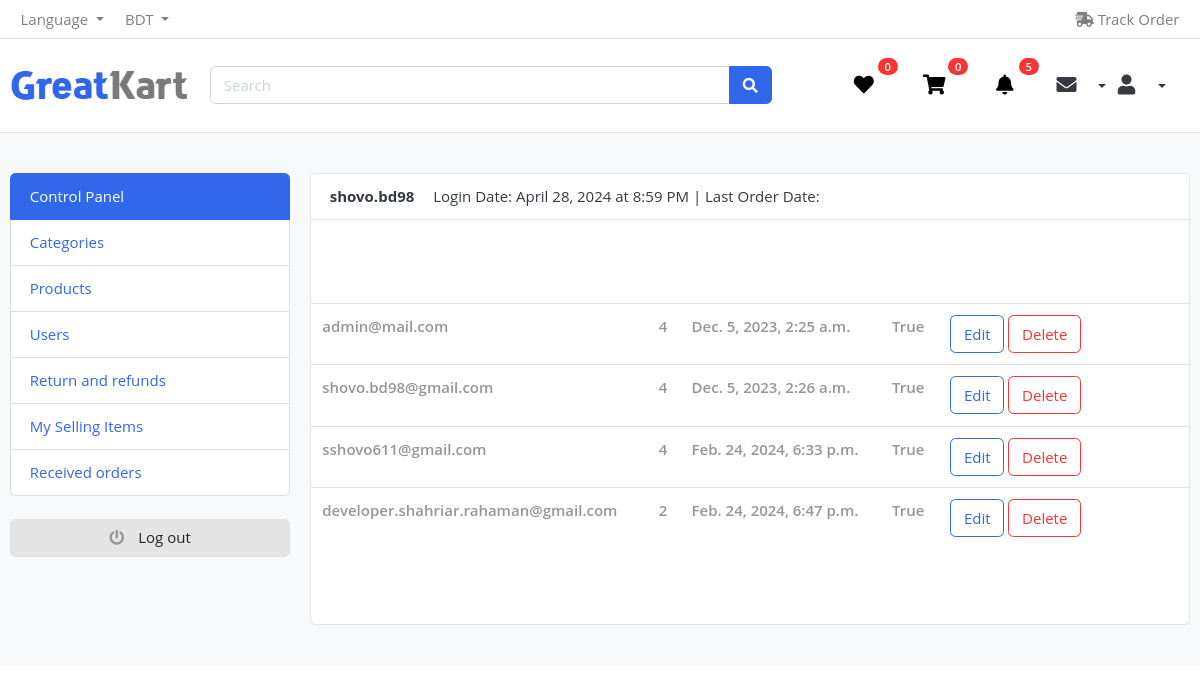
/admin_panel/user_list/ (signed in), run on the app's committed database.
### user_auth/models/user.py (models this page shows, shortened)
class User(AbstractBaseUser, PermissionsMixin):
    ADMIN = 1
    CUSTOMER = 2
    MALE = 1
    FEMALE = 2
    GOOGLE_SIGNUP=1
    GITHUB_SIGNUP=2
    FACEBOOK_SIGNUP=3
    SITE_SIGNUP =4
    ROLE_CHOOSED    =   ((ADMIN, 'admin'),(CUSTOMER, 'customer'),)
    GENDER_CHOOSED  =   ((MALE, 'male'),(FEMALE, 'female'))
    SIGNUP_PLATFORM =   ((GOOGLE_SIGNUP,'Login from Google'),(GITHUB_SIGNUP, 'Login from Github'),(FACEBOOK_SIGNUP,'Login from Facebook'),(SITE_SIGNUP,'Login'),)
    first_name      =   models.CharField(max_length=50, null=True, blank=True)
    last_name       =   models.CharField(max_length=50, null=True, blank=True)
    username        =   models.CharField(max_length=50, unique=True)
    email           =   models.EmailField(max_length=100, unique=True)
    role            =   models.PositiveSmallIntegerField(choices=ROLE_CHOOSED,
                                                                              blank=True, null=True)
    gender_choosed  =   models.PositiveSmallIntegerField(choices=GENDER_CHOOSED,
                                                                              blank=True, null=True)
    sign_up_platform=   models.PositiveSmallIntegerField(choices=SIGNUP_PLATFORM,
                                                                              blank=True, null=True)
    date_joined     =   models.DateTimeField(auto_now_add=True)
    last_login      =   models.DateTimeField(auto_now_add=True)
    created_date    =   models.DateTimeField(auto_now_add=True)
    modify_date     =   models.DateTimeField(auto_now=True)
    is_admin        =   models.BooleanField(default=False)
    is_staff        =   models.BooleanField(default=False)
    is_active       =   models.BooleanField(default=False)
    is_superuser    =   models.BooleanField(default=False)
    USERNAME_FIELD  =   'email'
    objects         =  UserManager()

### admin_panel/views/user/fatch_user.py (the view)
# urls.py: path('user_list/', fatch_user, name='fatch_user'),
def fatch_user(request):
    fatch_all_user = User.objects.all()
    context={
        'users' :fatch_all_user
    }
    return render(request, 'admin/dashboard/user/fatch_user.html', context=context)

### cart/templatetags/cart_tag.py (called while the page is built)
@register.filter
def cart_total(user):
    cart_total_item = Cart_Item.objects.filter(cart__user=user, cart__is_paid=False)
    return cart_total_item.count()

@register.filter
def wish_list_total(user):
    wishlist_total_item = Wish_List.objects.filter(user=user, is_added=True)
    return wishlist_total_item.count()

### chat_notification/context_processor.py (called while the page is built)
def  notification_context_processor(request):
    all_notification = Notification.objects.all()
    return {'all_notification': all_notification}

### product_categories/views/brand_context_processor.py (called while the page is built)
def brands(request):
    brand_name = Product_Brand.objects.all()
    return {'brand_name': brand_name}

### product_categories/views/category_context_processors.py (called while the page is built)
def categories(request):
    category_name = Product_Categories.objects.all()
    return {'category_name' : category_name}

### system_setting/models/contact.py (called while the page is built)
    def __str__(self) -> str:
        return self.country_name

### system_setting/views/contact_and_details.py (called while the page is built)
def contact_and_details(request):
    get_contact = Contact.objects.first()
    get_product = Products.objects.all()[:4]
    print(get_contact)
    return {'get_contact': get_contact, 'get_product':get_product,}

### templates/admin/dashboard/user/fatch_user.html (shortened to what this page needs)
{% extends 'base/base.html' %}
{% load static %}
{% block headers %}
{% include 'include/main_include_file.html' %}
{% endblock headers %}
{% block body %}
<section class="section-conten padding-y bg">
    <div class="container">
        <div class="row">
        {% include "admin/dashboard/admin_options.html" %}
        <main class="col-md-9">
            <article class="card">
            <header class="card-header">
                <strong class="d-inline-block mr-3">{{user.username}}</strong>
                <span>Login Date: {{ user.last_login|date:"F j, Y" }} at {{ user.last_login|time:"g:i A" }}</span> |
                <span>Last Order Date: {{order_completed.created}} </span>
            </header>
            <div class="card-body">
            </div>
            <table class="table table-hover">
                {% for user in users %}
                 <tr>
                     <td>
                        <var class="price text-muted">{{user.email}}</var>
                    </td>
                    <td>
                        <var class="price text-muted">{{user.sign_up_platform}}</var>
                    </td>
                    <td>
                        <var class="price text-muted">{{user.created_date}}</var>
                    </td>
                    <td>
                        <var class="price text-muted">{{user.is_active}}</var>
                    </td>
                     <td width="250"> <a href="" class="btn btn-outline-primary">Edit</a> <a href="" class="btn btn-outline-danger"> Delete </a> </td>
                 </tr>
                 {% endfor %}
             </table>
            <div class="table-responsive">
            </div>
            </article>
        </main>
    </div>
    </div>
    </section>
{% endblock body %}

### templates/include/user_loged_header.html (shortened to what this page needs)
{% load static %}
{% load cart_tag %}
<section class="header-main border-bottom">
    <div class="container">
        <div class="row align-items-center">
            <div class="col-lg-2 col-md-3 col-6">
                <a href="{% url 'index' %}" class="brand-wrap">
                    <img class="logo" src="{% static 'images/logo.png' %}">
                </a>
            </div>
            <div class="col-lg-7 col-md-6 col-6">
                <form action="#" class="search">
                    <div class="input-group">
                        <input type="text" class="form-control" style="max-width: 520px;" placeholder="Search">
                        <div class="input-group-append">
                            <button class="btn btn-primary" type="submit"><i class="fa fa-search"></i></button>
                        </div>
                    </div>
                </form>
            </div>
            <div class="col-lg-3 col-md-3 col-6">
                <div class="d-flex justify-content-end align-items-center">
                    <a href="{% url 'view_wish_list' %}" class="widget-header pl-3 ml-2">
                        <div class="icon icon-sm"><i class="fa fa-heart" style="color: black;"></i>
						</div>
                        <span class="badge badge-pill badge-danger notify">{{ request.user|wish_list_total }}</span>
                    </a>
                    <a href="{% url 'cart_view' %}" class="widget-header pl-3 ml-2">
                        <div class="icon icon-sm"><i class="fa fa-shopping-cart" style="color: black;"></i></div>
                        <span class="badge badge-pill badge-danger notify">{{ request.user|cart_total }}</span>
                    </a>
					<div class="dropdown">
						<a href="" class="widget-header pl-3 ml-2" class="btn btn-transparent dropdown-toggle" type="button" id="userDropdown" data-toggle="dropdown" aria-haspopup="true" aria-expanded="false">
							<div class="icon icon-sm"><i class="fa fa-bell" style="color: black;"></i></div>
							<span class="badge badge-pill badge-danger notify">{{all_notification|length}}</span>
						</a>
					</div>
                    <div class="dropdown">
                        <button class="btn btn-transparent dropdown-toggle" type="button" id="messageDropdown" data-toggle="dropdown" aria-haspopup="true" aria-expanded="false">
                            <div class="icon icon-sm"><i class="fa fa-envelope"></i></div>
                        </button>
                    </div>
					<div class="col-lg-3 col-md-3 col-6">
						<div class="d-flex justify-content-end align-items-center">
							<div class="dropdown">
								<button class="btn btn-transparent dropdown-toggle" type="button" id="userDropdown" data-toggle="dropdown" aria-haspopup="true" aria-expanded="false">
									<div class="icon icon-sm"><i class="fa fa-user"></i></div>
								</button>
							</div>
						</div>
					</div>
                </div>
            </div>
        </div>
    </div>
</section>
</body>

### static/css/ui.css (style rules this page uses)
html { font-family: "Inter", sans-serif; font-size: 15px; }
.icon-xs, .icon-sm, .icon-md, .icon-lg { display: inline-block; text-align: center; flex-shrink: 0; flex-grow: 0; }
.icon-sm { width: 48px; height: 48px; line-height: 48px !important; font-size: 20px; }
.padding-y { padding-top: 40px; padding-bottom: 40px; }
var { font-style: normal; }
article:after, .form-group:after { display: block; clear: both; content: ""; }
.bg { background-color: #f8f9fa; }
.header-main { position: relative; padding-top: 1rem; padding-bottom: 1rem; }
.brand-wrap .logo, .navbar-brand .logo { margin-right: 7px; max-height: 42px; display: inline-block; }
.widget-header { display: inline-block; vertical-align: middle; position: relative; }
.widget-header i { color: #969696; }
.widget-header .notify { position: absolute; top: -3px; right: -10px; }
.notify { position: absolute; top: -4px; right: -10px; display: inline-block; padding: 0.25em 0.6em; font-size: 12px; line-height: 1; text-align: center; border-radius: 3rem; color: #fff; background-color: #fa3434; }
.price { font-weight: 600; color: #212529; }
* { padding: 0; margin: 0; font-family: 'IBM Plex Sans', sans-serif; }

### static/css/custom.css (style rules this page uses)
* { box-sizing: border-box; padding: 0; margin: 0; font-family: 'Open Sans', sans-serif; }
body { line-height: 1.5; }
img { width: 100%; display: block; }
@media screen and (min-width: 992px) { .card { display: grid; grid-template-columns: repeat(2, 1fr); grid-gap: 1.5rem; } }

### data on the page
User: user|wish_list_total "0", user|cart_total "0", username "shovo.bd98", last_login "April 28, 2024", last_login "8:59 PM", email "shovo.bd98@gmail.com", sign_up_platform "4", created_date "Dec. 5, 2023, 2:26 a.m.", is_active "True"
User: email "admin@mail.com", sign_up_platform "4", created_date "Dec. 5, 2023, 2:25 a.m.", is_active "True"
User: email "sshovo611@gmail.com", sign_up_platform "4", created_date "Feb. 24, 2024, 6:33 p.m.", is_active "True"
User: email "developer.shahriar.rahaman@gmail.com", sign_up_platform "2", created_date "Feb. 24, 2024, 6:47 p.m.", is_active "True"

### other printed values
{{ all_notification|length }} "5"
